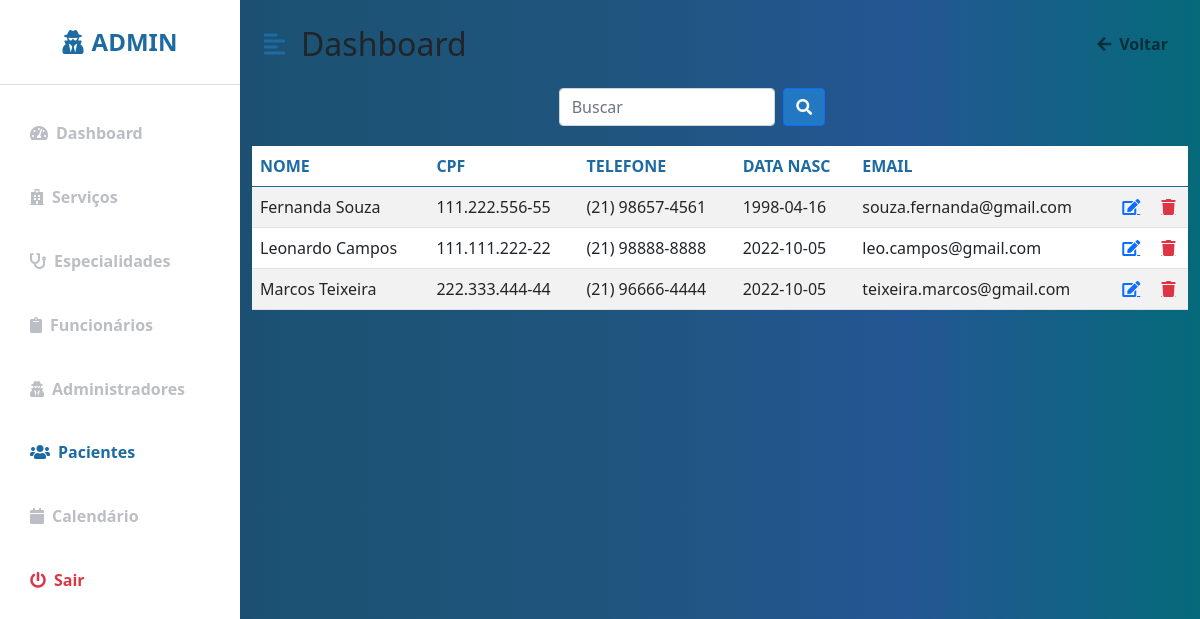
Screenshot of /clientes.php (signed in) with the database file from the repository.
### tables this page shows
CREATE TABLE `paciente` (
  `cod_paciente` int(11) NOT NULL,
  `nome` varchar(30) NOT NULL,
  `cpf` varchar(20) NOT NULL,
  `data_nasc` varchar(10) NOT NULL,
  `telefone` varchar(20) NOT NULL,
  `email` varchar(40) NOT NULL,
  `senha` varchar(250) NOT NULL
);

### clientes.php (the view, shortened to what this page needs)
<?php
include "conecta_mysql.inc";
?>
<!DOCTYPE html>
<html lang="en">
<head>
    <link href="https://cdn.jsdelivr.net/npm/bootstrap@5.0.0-beta3/dist/css/bootstrap.min.css" rel="stylesheet" />
    <link rel="stylesheet" href="https://cdnjs.cloudflare.com/ajax/libs/font-awesome/5.15.3/css/all.min.css" />
    <link rel="stylesheet" href="_css/perfil.css" />
</head>
<body>
<div class="d-flex" id="wrapper">
        <div class="bg-white" id="sidebar-wrapper">
            <div class="sidebar-heading text-center py-4 primary-text fs-4 fw-bold text-uppercase border-bottom"><i
                    class="fas fa-user-secret me-2"></i>Admin</div>
            <div class="list-group list-group-flush my-3">
              <a href="perfil.php" class="list-group-item list-group-item-action bg-transparent  second-text fw-bold"><i
                 class="fas fa-tachometer-alt me-2"></i>Dashboard</a>
              <a href="servicos.php" class="list-group-item list-group-item-action bg-transparent second-text fw-bold"><i
                 class="fas fa-hospital me-2"></i>Serviços</a>
              <a href="espec.php" class="list-group-item list-group-item-action bg-transparent second-text fw-bold"><i
                 class="fas fa-stethoscope me-2"></i>Especialidades</a>
              <a href="funcionarios.php" class="list-group-item list-group-item-action bg-transparent second-text fw-bold"><i
                 class="fas fa-clipboard me-2"></i>Funcionários</a>
              <a href="adm.php" class="list-group-item list-group-item-action bg-transparent second-text fw-bold"><i
                class="fas fa-user-secret me-2"></i>Administradores</a>
              <a href="clientes.php" class="list-group-item list-group-item-action bg-transparent second-text active"><i
                 class="fas fa-users me-2"></i>Pacientes</a>
              <a href="calendario.html" class="list-group-item list-group-item-action bg-transparent second-text fw-bold"><i
                 class="fas fa-calendar me-2"></i>Calendário</a>
              <a href="logout.php" class="list-group-item list-group-item-action bg-transparent text-danger fw-bold"><i
                 class="fas fa-power-off me-2"></i>Sair</a>
            </div>
        </div>
        <div id="page-content-wrapper">
            <nav class="navbar navbar-expand-lg navbar-light bg-transparent py-4 px-4">
                <div class="d-flex align-items-center">
                    <i class="fas fa-align-left primary-text fs-4 me-3" id="menu-toggle"></i>
                    <h2 class="fs-2 m-0">Dashboard</h2>
                </div>
                <div class="collapse navbar-collapse" id="navbarSupportedContent">
                    <ul class="navbar-nav ms-auto mb-2 mb-lg-0">
                        <li class="nav-item">
                            <a class="nav-link second-text fw-bold" href="perfil.php" id="navbarDropdown"
                                role="button" aria-expanded="false">
                                <i class="fas fa-arrow-left me-2"></i>Voltar
                            </a>
                        </li>
                    </ul>
                </div>
            </nav>
             <div class="buscar">
                    <form action="buscar_paciente.php" method="POST" class="buscar">
                        <input name="nome" id="search-input" type="search" id="form1" class="form-control w-25" placeholder="Buscar">
                        <button  type="submit" class="btn btn-primary mx-2">
                    <i class="fas fa-search"></i>
                   </form>
            </div>
            <div class="block">
                <section class="intro">
                    <div class="gradient-custom-1 h-100">
                        <div class="mask d-flex align-items-center h-100">
                        <div class="container">
                            <div class="row justify-content-center">
                            <div class="col-12">
                                <div class="table-responsive bg-white">
                                <table class="table mb-0  table-striped ">
                                    <thead class="color">
                                    <tr>
                                        <th scope="col">NOME</th>
                                        <th scope="col">CPF</th>
                                        <th scope="col">TELEFONE</th>
                                        <th scope="col">DATA NASC</th>
                                        <th scope="col">EMAIL</th>
                                        <th scope="col">  </th>
                                        <th scope="col">  </th>
                                    </tr>
                                    </thead>
                                    <tbody>
                                    <?php
                                        $sql= "SELECT * FROM paciente";
                                        $res= mysqli_query($mysqli,$sql);
                                        $linhas= mysqli_num_rows($res);
                                        for ($i = 0; $i < $linhas; $i++){
                                            $paciente = mysqli_fetch_array ($res);
                                            echo"
                                            <tr>
                                            <td>".$paciente['nome']."</td>
                                            <td>".$paciente['cpf']."</td>
                                            <td>".$paciente['telefone']."</td>
                                            <td>".$paciente['data_nasc']."</td>
                                            <td>".$paciente['email']."</td>
                                            <td><a href='altera_cliente.php?cod_paciente=".$paciente["cod_paciente"]."' class='fas fa-edit'></a></td>
                                            <td><a href='excluir_paciente.php?cod_paciente=".$paciente["cod_paciente"]."' class='fas fa-trash text-danger'></a></td>
                                            </tr>";
                                        }
                                    ?>
                                    </tbody>
                                </table>
                                </div>
                            </div>
                            </div>
                        </div>
                        </div>
                    </div>
                 </section>
                </div>
    </div>
</body>
</html>

### _css/perfil.css (style rules this page uses)
:root { --main-bg-color: #216294; --main-text-color: #1e6ba3; --second-text-color: #bbbec5; --second-bg-color: #c1efde; --ligth: #f0f0f0; --medium: #cacaca; --dark: #a2a2a2; }
.primary-text { color: var(--main-text-color); }
.second-text { color: var(--second-text-color); }
#wrapper { overflow-x: hidden; background-image: linear-gradient( to right, #154670, #1c5273, #1f557d, #245693, #056a7a ); }
#sidebar-wrapper { min-height: 100vh; margin-left: -15rem; -webkit-transition: margin 0.25s ease-out; -moz-transition: margin 0.25s ease-out; -o-transition: margin 0.25s ease-out; transition: margin 0.25s ease-out; }
#sidebar-wrapper .sidebar-heading { padding: 0.875rem 1.25rem; font-size: 1.2rem; }
#sidebar-wrapper .list-group { width: 15rem; }
#page-content-wrapper { min-width: 100vw; }
#menu-toggle { cursor: pointer; }
.list-group-item { border: none; padding: 20px 30px; }
.list-group-item.active { background-color: transparent; color: var(--main-text-color); font-weight: bold; border: none; }
@media (min-width: 768px) { #sidebar-wrapper { margin-left: 0; } }
@media (min-width: 768px) { #page-content-wrapper { min-width: 0; width: 100%; } }
.color { color: #1e6ba3; }
.buscar { padding-bottom: 10px; align-items: left; display: flex; justify-content: center; width: 95%; }
.btn-primary { background-color: #2378c3; }

### rows the page displays
paciente: nome "Fernanda Souza", cpf "111.222.556-55", telefone "(21) 98657-4561", data_nasc "1998-04-16", email "souza.fernanda@gmail.com"
paciente: nome "Leonardo Campos", cpf "111.111.222-22", telefone "(21) 98888-8888", data_nasc "2022-10-05", email "leo.campos@gmail.com"
paciente: nome "Marcos Teixeira", cpf "222.333.444-44", telefone "(21) 96666-4444", data_nasc "2022-10-05", email "teixeira.marcos@gmail.com"
